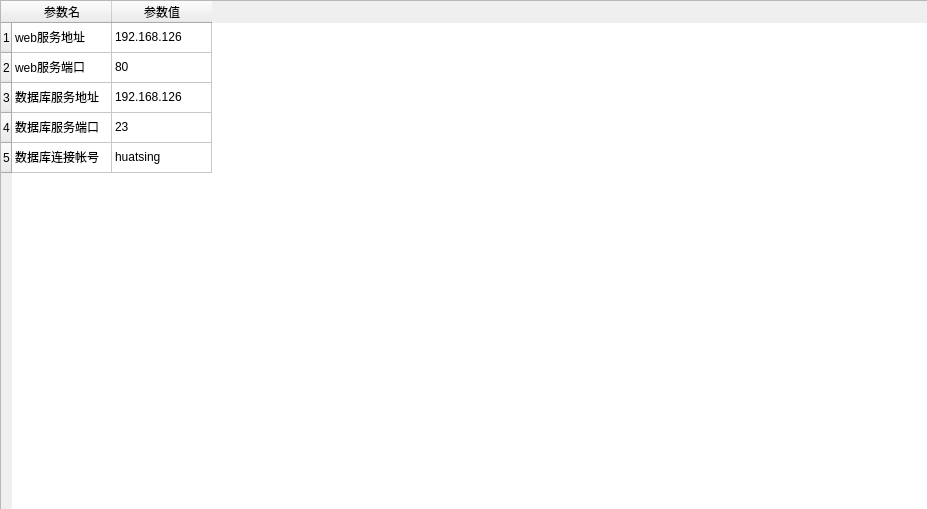
<?xml version="1.0" encoding="UTF-8"?>
<ui version="4.0">
 <class>Form</class>
 <widget class="QWidget" name="Form">
  <property name="geometry">
   <rect>
    <x>0</x>
    <y>0</y>
    <width>927</width>
    <height>509</height>
   </rect>
  </property>
  <property name="windowTitle">
   <string>Form</string>
  </property>
  <widget class="QTableWidget" name="table_config">
   <property name="geometry">
    <rect>
     <x>0</x>
     <y>0</y>
     <width>931</width>
     <height>511</height>
    </rect>
   </property>
   <property name="showGrid">
    <bool>true</bool>
   </property>
   <row>
    <property name="text">
     <string>1</string>
    </property>
   </row>
   <row>
    <property name="text">
     <string>2</string>
    </property>
   </row>
   <row>
    <property name="text">
     <string>3</string>
    </property>
   </row>
   <row>
    <property name="text">
     <string>4</string>
    </property>
   </row>
   <row>
    <property name="text">
     <string>5</string>
    </property>
   </row>
   <column>
    <property name="text">
     <string>参数名</string>
    </property>
   </column>
   <column>
    <property name="text">
     <string>参数值</string>
    </property>
   </column>
   <item row="0" column="0">
    <property name="text">
     <string>web服务地址</string>
    </property>
   </item>
   <item row="0" column="1">
    <property name="text">
     <string>192.168.126</string>
    </property>
   </item>
   <item row="1" column="0">
    <property name="text">
     <string>web服务端口</string>
    </property>
   </item>
   <item row="1" column="1">
    <property name="text">
     <string>80</string>
    </property>
   </item>
   <item row="2" column="0">
    <property name="text">
     <string>数据库服务地址</string>
    </property>
   </item>
   <item row="2" column="1">
    <property name="text">
     <string>192.168.126</string>
    </property>
   </item>
   <item row="3" column="0">
    <property name="text">
     <string>数据库服务端口</string>
    </property>
   </item>
   <item row="3" column="1">
    <property name="text">
     <string>23</string>
    </property>
   </item>
   <item row="4" column="0">
    <property name="text">
     <string>数据库连接帐号</string>
    </property>
   </item>
   <item row="4" column="1">
    <property name="text">
     <string>huatsing</string>
    </property>
   </item>
  </widget>
 </widget>
 <resources/>
 <connections/>
</ui>
